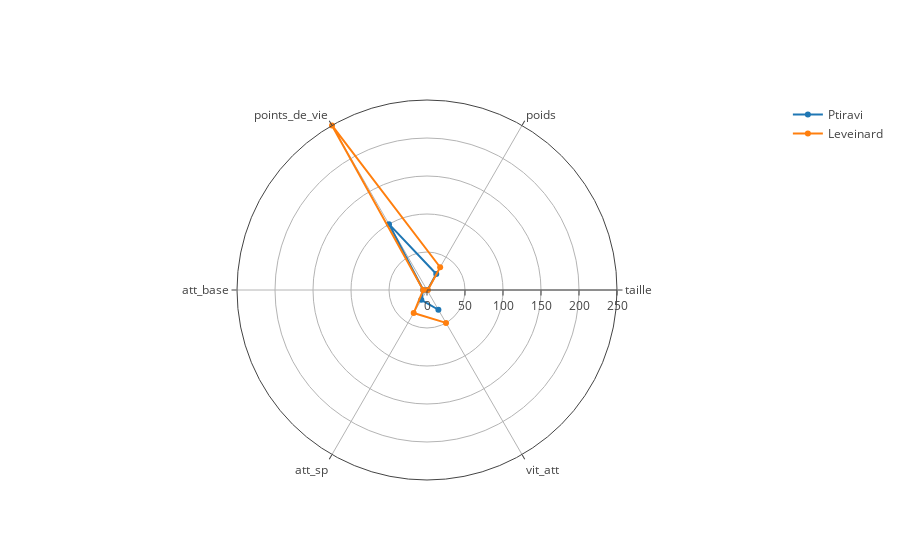

Here is the notebook cell this chart was saved with:
### Code cell
import plotly.plotly as py
import plotly.graph_objs as go
import plotly.tools
from plotly.offline import download_plotlyjs, init_notebook_mode, plot, iplot


plotly.tools.set_credentials_file(username='Mendoza_Miguel', api_key='fQ5ZcZYDYaYjCZz8r7El')

plotly.offline.init_notebook_mode(connected=True) #iplot hors-ligne

data = [go.Scatterpolar(
    r = [compa_pokemon.taille[0], compa_pokemon.poids[0],compa_pokemon.points_de_vie_de_base[0], compa_pokemon.attaque_de_base[0], compa_pokemon.attaque_spéciale_de_base[0], compa_pokemon.vitesse_de_base[0]],
    theta = ['taille','poids','points_de_vie', 'att_base', 'att_sp', 'vit_att'],
#     fill = 'toself',
    name = premier_pokemon
),
go.Scatterpolar(
    r = [compa_pokemon.taille[1], compa_pokemon.poids[1],compa_pokemon.points_de_vie_de_base[1], compa_pokemon.attaque_de_base[1], compa_pokemon.attaque_spéciale_de_base[1], compa_pokemon.vitesse_de_base[1]],
    theta = ['taille','poids','points_de_vie', 'att_base', 'att_sp', 'vit_att'],
#     fill = 'toself',
    name = deuxieme_pokemon
)]

layout = go.Layout(
  polar = dict(
    radialaxis = dict(
      visible = True,
      range = [0,take_max]
    )
  ),
  showlegend = True
    
)
fig = go.Figure(data=data, layout=layout)
iplot(fig)

### Figure 1 — Plotly figure (JSON) as saved in the notebook; plotly's stock layout.template omitted (floating-point values rounded to 4 significant figures)
{"data": [{"name": "Ptiravi", "r": ["0.6 ", "24.4 ", 100, 5, 15, 30], "theta": ["taille", "poids", "points_de_vie", "att_base", "att_sp", "vit_att"], "type": "scatterpolar", "uid": "b2bff84a-94d3-11e8-bc2a-60d819f56aed"}, {"name": "Leveinard", "r": ["1.1 ", "34.6 ", 250, 5, 35, 50], "theta": ["taille", "poids", "points_de_vie", "att_base", "att_sp", "vit_att"], "type": "scatterpolar", "uid": "b2bff84b-94d3-11e8-b87f-60d819f56aed"}], "layout": {"polar": {"radialaxis": {"range": [0, 250], "visible": true}}, "showlegend": true}}
